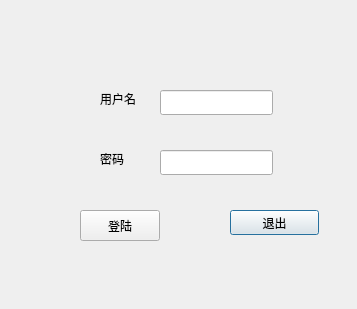
<?xml version="1.0" encoding="UTF-8"?>
<ui version="4.0">
 <class>loginDlg</class>
 <widget class="QDialog" name="loginDlg">
  <property name="geometry">
   <rect>
    <x>0</x>
    <y>0</y>
    <width>357</width>
    <height>309</height>
   </rect>
  </property>
  <property name="windowTitle">
   <string>Dialog</string>
  </property>
  <widget class="QPushButton" name="Quit_Btn">
   <property name="geometry">
    <rect>
     <x>230</x>
     <y>210</y>
     <width>89</width>
     <height>25</height>
    </rect>
   </property>
   <property name="text">
    <string>退出</string>
   </property>
  </widget>
  <widget class="QPushButton" name="Login_Btn">
   <property name="geometry">
    <rect>
     <x>80</x>
     <y>210</y>
     <width>80</width>
     <height>31</height>
    </rect>
   </property>
   <property name="text">
    <string>登陆</string>
   </property>
  </widget>
  <widget class="QLabel" name="label">
   <property name="geometry">
    <rect>
     <x>100</x>
     <y>90</y>
     <width>67</width>
     <height>17</height>
    </rect>
   </property>
   <property name="text">
    <string>用户名</string>
   </property>
  </widget>
  <widget class="QLabel" name="label_2">
   <property name="geometry">
    <rect>
     <x>100</x>
     <y>150</y>
     <width>67</width>
     <height>17</height>
    </rect>
   </property>
   <property name="text">
    <string>密码</string>
   </property>
  </widget>
  <widget class="QLineEdit" name="Usr_LineEdit">
   <property name="geometry">
    <rect>
     <x>160</x>
     <y>90</y>
     <width>113</width>
     <height>25</height>
    </rect>
   </property>
  </widget>
  <widget class="QLineEdit" name="Passwd_LineEdit">
   <property name="geometry">
    <rect>
     <x>160</x>
     <y>150</y>
     <width>113</width>
     <height>25</height>
    </rect>
   </property>
  </widget>
 </widget>
 <tabstops>
  <tabstop>Usr_LineEdit</tabstop>
  <tabstop>Passwd_LineEdit</tabstop>
  <tabstop>Login_Btn</tabstop>
  <tabstop>Quit_Btn</tabstop>
 </tabstops>
 <resources/>
 <connections>
  <connection>
   <sender>Quit_Btn</sender>
   <signal>clicked()</signal>
   <receiver>loginDlg</receiver>
   <slot>close()</slot>
   <hints>
    <hint type="sourcelabel">
     <x>274</x>
     <y>222</y>
    </hint>
    <hint type="destinationlabel">
     <x>178</x>
     <y>154</y>
    </hint>
   </hints>
  </connection>
 </connections>
</ui>
